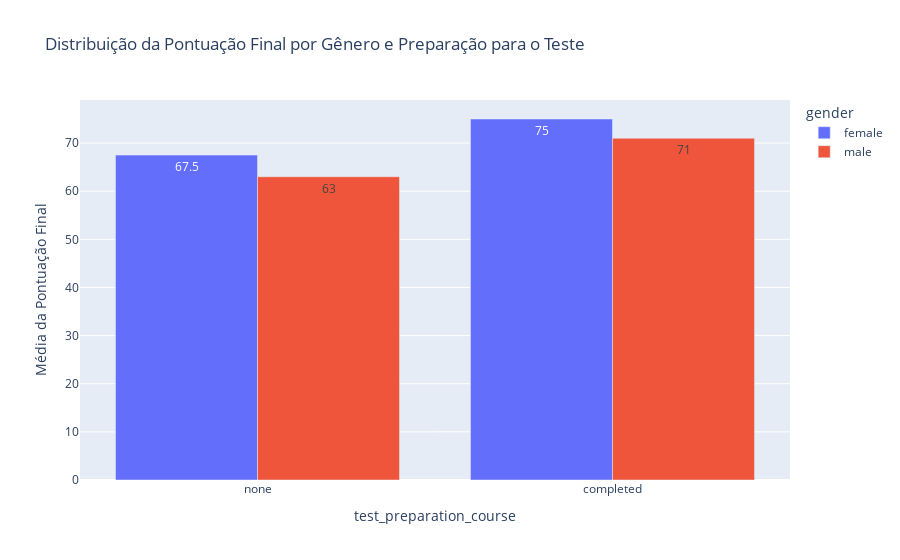

Write notebook code for a chart like this one.
### Code cell
df_gender_groupeb_test_preparation = df.groupby(['gender', 'test_preparation_course'])['final_score_avg'].median().reset_index()

fig = px.bar(df_gender_groupeb_test_preparation, 
             x='test_preparation_course', 
             y='final_score_avg', 
             color='gender', 
             title='Distribuição da Pontuação Final por Gênero e Preparação para o Teste', 
             labels={'final_score_avg': 'Média da Pontuação Final'}, 
             barmode='group',
             text='final_score_avg',
             category_orders={'test_preparation_course': ['none', 'completed']})

fig.show()

### Figure 1 — Plotly figure (JSON) as saved in the notebook; plotly's stock layout.template omitted (floating-point values rounded to 4 significant figures)
{"data": [{"alignmentgroup": "True", "hovertemplate": "gender=female<br>test_preparation_course=%{x}<br>Média da Pontuação Final=%{text}<extra></extra>", "legendgroup": "female", "marker": {"color": "#636efa", "pattern": {"shape": ""}}, "name": "female", "offsetgroup": "female", "orientation": "v", "showlegend": true, "text": [75, 67.5], "textposition": "auto", "type": "bar", "x": ["completed", "none"], "xaxis": "x", "y": [75, 67.5], "yaxis": "y"}, {"alignmentgroup": "True", "hovertemplate": "gender=male<br>test_preparation_course=%{x}<br>Média da Pontuação Final=%{text}<extra></extra>", "legendgroup": "male", "marker": {"color": "#EF553B", "pattern": {"shape": ""}}, "name": "male", "offsetgroup": "male", "orientation": "v", "showlegend": true, "text": [71, 63], "textposition": "auto", "type": "bar", "x": ["completed", "none"], "xaxis": "x", "y": [71, 63], "yaxis": "y"}], "layout": {"barmode": "group", "legend": {"title": {"text": "gender"}, "tracegroupgap": 0}, "title": {"text": "Distribuição da Pontuação Final por Gênero e Preparação para o Teste"}, "xaxis": {"anchor": "y", "categoryarray": ["none", "completed"], "categoryorder": "array", "domain": [0, 1], "title": {"text": "test_preparation_course"}}, "yaxis": {"anchor": "x", "domain": [0, 1], "title": {"text": "Média da Pontuação Final"}}}}
